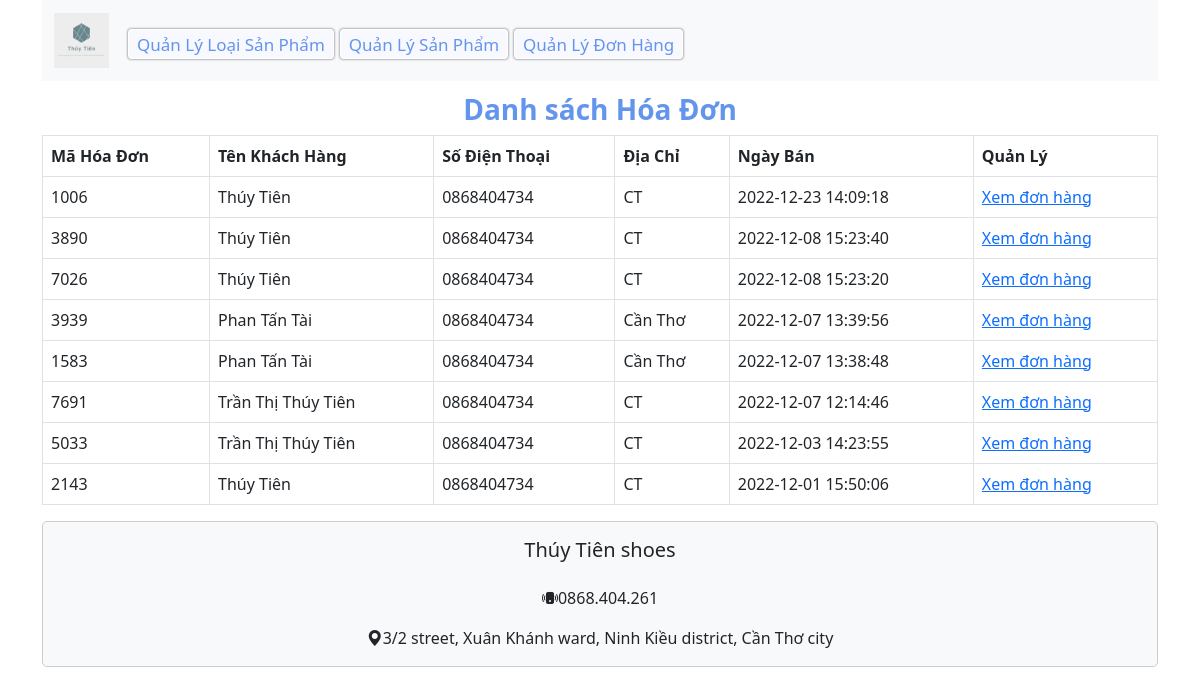
Screenshot of /admincp/index.php?action=qldonhang&query=lietke with the database file from the repository.
### tables this page shows
CREATE TABLE `hoadonban` (
  `Mahd` int(50) NOT NULL,
  `Makh` int(11) NOT NULL,
  `Trigia` int(10) NOT NULL,
  `Ngayban` datetime NOT NULL
);

CREATE TABLE `khachhang` (
  `Makh` int(11) NOT NULL,
  `Tenkh` varchar(50) NOT NULL,
  `Diachi` varchar(255) NOT NULL,
  `SDT` char(10) NOT NULL,
  `Tendangnhap` varchar(50) NOT NULL,
  `Matkhau` varchar(50) NOT NULL
);

### admincp/modules/qldonhang/lietke.php (the view, shortened to what this page needs)
<?php
    $sql_dh = "SELECT * FROM hoadonban hdb, khachhang kh WHERE hdb.Makh = kh.Makh ORDER BY Ngayban DESC";
    $query_lke = mysqli_query($conn, $sql_dh);
?>
<div>
        <table class="table table-bordered">
            <h3 style="color: cornflowerblue; text-align:center;"> <b>Danh sách Hóa Đơn</b></h3>
            <thead>
                <tr>
                    <th>Mã Hóa Đơn</th>
                    <th>Tên Khách Hàng</th>
                    <th>Số Điện Thoại</th>
                    <th>Địa Chỉ</th>
                    <th>Ngày Bán</th>
                    <th>Quản Lý</th>
                </tr>
            </thead>
                <?php
                    while( $row = mysqli_fetch_array($query_lke)){
                ?>
            <tbody>
                <tr>
                    <td><?php echo $row['Mahd'] ?></td>
                    <td><?php echo $row['Tenkh'] ?></td>
                    <td><?php echo $row['SDT'] ?></td>
                    <td><?php echo $row['Diachi'] ?></td>
                    <td><?php echo $row['Ngayban'] ?></td>
                    <td>
                        <a href="index.php?action=donhang&&query=xem&&mahd=<?php echo $row['Mahd']?>">Xem đơn hàng</a>
                    </td>
                </tr>
            </tbody>
                <?php
                    }
                ?>
        </table>
</div>

### rows the page displays
hoadonban: Mahd "1006", khachhang.Tenkh "Thúy Tiên", khachhang.SDT "0868404734", khachhang.Diachi "CT", Ngayban "2022-12-23 14:09:18"
hoadonban: Mahd "3890", khachhang.Tenkh "Thúy Tiên", khachhang.SDT "0868404734", khachhang.Diachi "CT", Ngayban "2022-12-08 15:23:40"
hoadonban: Mahd "7026", khachhang.Tenkh "Thúy Tiên", khachhang.SDT "0868404734", khachhang.Diachi "CT", Ngayban "2022-12-08 15:23:20"
hoadonban: Mahd "3939", khachhang.Tenkh "Phan Tấn Tài", khachhang.SDT "0868404734", khachhang.Diachi "Cần Thơ", Ngayban "2022-12-07 13:39:56"
hoadonban: Mahd "1583", khachhang.Tenkh "Phan Tấn Tài", khachhang.SDT "0868404734", khachhang.Diachi "Cần Thơ", Ngayban "2022-12-07 13:38:48"
hoadonban: Mahd "7691", khachhang.Tenkh "Trần Thị Thúy Tiên", khachhang.SDT "0868404734", khachhang.Diachi "CT", Ngayban "2022-12-07 12:14:46"
hoadonban: Mahd "5033", khachhang.Tenkh "Trần Thị Thúy Tiên", khachhang.SDT "0868404734", khachhang.Diachi "CT", Ngayban "2022-12-03 14:23:55"
hoadonban: Mahd "2143", khachhang.Tenkh "Thúy Tiên", khachhang.SDT "0868404734", khachhang.Diachi "CT", Ngayban "2022-12-01 15:50:06"
